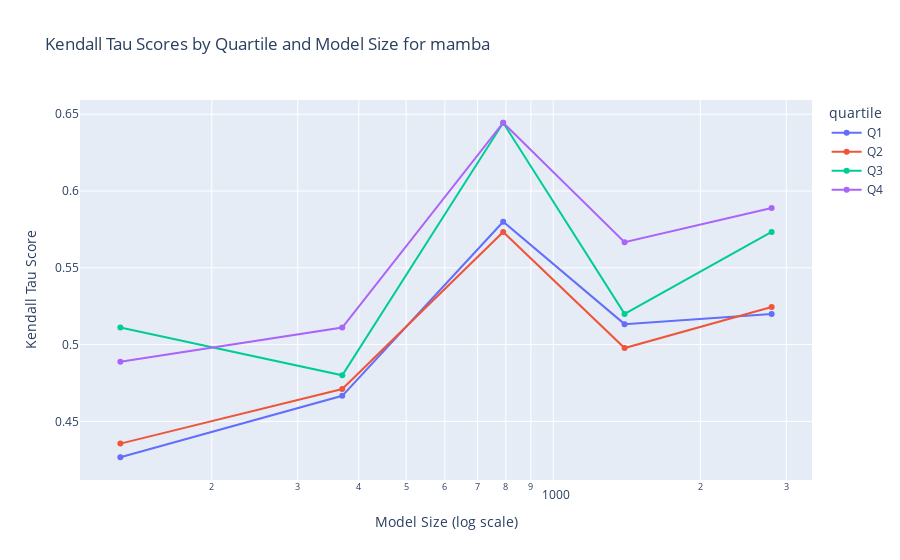

The cell this chart's notebook holds for it:
### Code cell
# plot distribution of kendall tau scores
fig_kendall_tau = px.line(
    quartile_mamba,
    x="model_size",
    y="kendall_tau",
    color="quartile",
    title="Kendall Tau Scores by Quartile and Model Size for mamba",
    labels={
        "model_size": "Model Size",
        "kendall_tau": "Kendall Tau Score",
        "quartile": "quartile",
    },
    markers=True,  # Add markers for each point
)

fig_kendall_tau.update_layout(xaxis_type="log", xaxis_title="Model Size (log scale)")
fig_kendall_tau.show()

### Figure 1 — Plotly figure (JSON) as saved in the notebook; plotly's stock layout.template omitted (floating-point values rounded to 4 significant figures)
{"data": [{"hovertemplate": "quartile=Q1<br>Model Size=%{x}<br>Kendall Tau Score=%{y}<extra></extra>", "legendgroup": "Q1", "line": {"color": "#636efa", "dash": "solid"}, "marker": {"symbol": "circle"}, "mode": "markers+lines", "name": "Q1", "orientation": "v", "showlegend": true, "type": "scatter", "x": [130, 370, 790, 1400, 2800], "xaxis": "x", "y": [0.4267, 0.4667, 0.58, 0.5133, 0.52], "yaxis": "y"}, {"hovertemplate": "quartile=Q2<br>Model Size=%{x}<br>Kendall Tau Score=%{y}<extra></extra>", "legendgroup": "Q2", "line": {"color": "#EF553B", "dash": "solid"}, "marker": {"symbol": "circle"}, "mode": "markers+lines", "name": "Q2", "orientation": "v", "showlegend": true, "type": "scatter", "x": [130, 370, 790, 1400, 2800], "xaxis": "x", "y": [0.4356, 0.4711, 0.5733, 0.4978, 0.5244], "yaxis": "y"}, {"hovertemplate": "quartile=Q3<br>Model Size=%{x}<br>Kendall Tau Score=%{y}<extra></extra>", "legendgroup": "Q3", "line": {"color": "#00cc96", "dash": "solid"}, "marker": {"symbol": "circle"}, "mode": "markers+lines", "name": "Q3", "orientation": "v", "showlegend": true, "type": "scatter", "x": [130, 370, 790, 1400, 2800], "xaxis": "x", "y": [0.5111, 0.48, 0.6444, 0.52, 0.5733], "yaxis": "y"}, {"hovertemplate": "quartile=Q4<br>Model Size=%{x}<br>Kendall Tau Score=%{y}<extra></extra>", "legendgroup": "Q4", "line": {"color": "#ab63fa", "dash": "solid"}, "marker": {"symbol": "circle"}, "mode": "markers+lines", "name": "Q4", "orientation": "v", "showlegend": true, "type": "scatter", "x": [130, 370, 790, 1400, 2800], "xaxis": "x", "y": [0.4889, 0.5111, 0.6444, 0.5667, 0.5889], "yaxis": "y"}], "layout": {"legend": {"title": {"text": "quartile"}, "tracegroupgap": 0}, "title": {"text": "Kendall Tau Scores by Quartile and Model Size for mamba"}, "xaxis": {"anchor": "y", "domain": [0, 1], "title": {"text": "Model Size (log scale)"}, "type": "log"}, "yaxis": {"anchor": "x", "domain": [0, 1], "title": {"text": "Kendall Tau Score"}}}}
